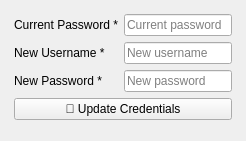
          <widget class="QWidget" name="tabAdminCredentials"><attribute name="title"><string>🔑 My Credentials</string></attribute>
           <layout class="QVBoxLayout"><property name="margin"><number>14</number></property>
            <item>
             <layout class="QGridLayout">
              <item row="0" column="0"><widget class="QLabel"><property name="text"><string>Current Password *</string></property></widget></item>
              <item row="0" column="1"><widget class="QLineEdit" name="txtAdminCurPw"><property name="echoMode"><enum>QLineEdit::Password</enum></property><property name="placeholderText"><string>Current password</string></property></widget></item>
              <item row="1" column="0"><widget class="QLabel"><property name="text"><string>New Username *</string></property></widget></item>
              <item row="1" column="1"><widget class="QLineEdit" name="txtAdminNewUn"><property name="placeholderText"><string>New username</string></property></widget></item>
              <item row="2" column="0"><widget class="QLabel"><property name="text"><string>New Password *</string></property></widget></item>
              <item row="2" column="1"><widget class="QLineEdit" name="txtAdminNewPw"><property name="echoMode"><enum>QLineEdit::Password</enum></property><property name="placeholderText"><string>New password</string></property></widget></item>
             </layout>
            </item>
            <item><widget class="QPushButton" name="btnAdminChangeCredentials"><property name="text"><string>💾 Update Credentials</string></property></widget></item>
            <item><spacer><property name="orientation"><enum>Qt::Vertical</enum></property></spacer></item>
           </layout>
          </widget>
